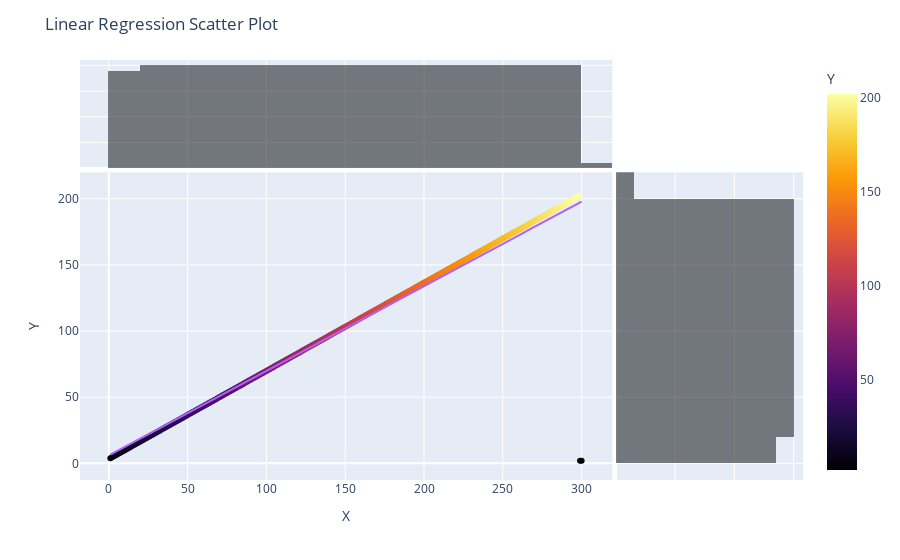

Here is the notebook cell this chart was saved with:
### Code cell
# This is the code for me to create a fully interactive vizualization in plotly.express

fig = px.scatter(df,
                 x = 'X',
                 y='Y',
                 color='Y',
                 color_continuous_scale=px.colors.sequential.Inferno,
                 trendline='ols', 
                 marginal_x='histogram',
                 marginal_y='histogram')
fig.update_layout(title='Linear Regression Scatter Plot',
                  xaxis_title='X',
                  yaxis_title='Y')
fig.show()

### Figure 1 — Plotly figure (JSON) as saved in the notebook; plotly's stock layout.template omitted (floating-point values rounded to 4 significant figures; data arrays with more than 128 entries replaced by an {"elided": "..."} marker saying what was removed)
{"data": [{"hovertemplate": "X=%{x}<br>Y=%{marker.color}<extra></extra>", "legendgroup": "", "marker": {"color": {"elided": "300 float values"}, "coloraxis": "coloraxis", "symbol": "circle"}, "mode": "markers", "name": "", "orientation": "v", "showlegend": false, "type": "scatter", "x": {"elided": "300 int values"}, "xaxis": "x", "y": {"elided": "300 float values"}, "yaxis": "y"}, {"alignmentgroup": "True", "bingroup": "x", "hovertemplate": "X=%{x}<br>count=%{y}<extra></extra>", "legendgroup": "", "marker": {"color": "#000004"}, "name": "", "offsetgroup": "", "opacity": 0.5, "showlegend": false, "type": "histogram", "x": {"elided": "300 int values"}, "xaxis": "x3", "yaxis": "y3"}, {"alignmentgroup": "True", "bingroup": "y", "hovertemplate": "Y=%{y}<br>count=%{x}<extra></extra>", "legendgroup": "", "marker": {"color": "#000004"}, "name": "", "offsetgroup": "", "opacity": 0.5, "showlegend": false, "type": "histogram", "xaxis": "x2", "y": {"elided": "300 float values"}, "yaxis": "y2"}, {"hovertemplate": "<b>OLS trendline</b><br>Y = 0.640045 * X + 5.8888<br>R<sup>2</sup>=0.921362<br><br>X=%{x}<br>Y=%{y} <b>(trend)</b><extra></extra>", "legendgroup": "", "marker": {"symbol": "circle"}, "mode": "lines", "name": "", "showlegend": false, "type": "scatter", "x": {"elided": "300 int values"}, "xaxis": "x", "y": {"elided": "300 float values"}, "yaxis": "y"}], "layout": {"barmode": "overlay", "coloraxis": {"colorbar": {"title": {"text": "Y"}}, "colorscale": [[0, "#000004"], [0.1111, "#1b0c41"], [0.2222, "#4a0c6b"], [0.3333, "#781c6d"], [0.4444, "#a52c60"], [0.5556, "#cf4446"], [0.6667, "#ed6925"], [0.7778, "#fb9b06"], [0.8889, "#f7d13d"], [1, "#fcffa4"]]}, "legend": {"tracegroupgap": 0}, "margin": {"t": 60}, "title": {"text": "Linear Regression Scatter Plot"}, "xaxis": {"anchor": "y", "domain": [0, 0.7363], "title": {"text": "X"}}, "xaxis2": {"anchor": "y2", "domain": [0.7413, 1], "matches": "x2", "showgrid": true, "showline": false, "showticklabels": false, "ticks": ""}, "xaxis3": {"anchor": "y3", "domain": [0, 0.7363], "matches": "x", "showgrid": true, "showticklabels": false}, "xaxis4": {"anchor": "y4", "domain": [0.7413, 1], "matches": "x2", "showgrid": true, "showline": false, "showticklabels": false, "ticks": ""}, "yaxis": {"anchor": "x", "domain": [0, 0.7326], "title": {"text": "Y"}}, "yaxis2": {"anchor": "x2", "domain": [0, 0.7326], "matches": "y", "showgrid": true, "showticklabels": false}, "yaxis3": {"anchor": "x3", "domain": [0.7426, 1], "matches": "y3", "showgrid": true, "showline": false, "showticklabels": false, "ticks": ""}, "yaxis4": {"anchor": "x4", "domain": [0.7426, 1], "matches": "y3", "showgrid": true, "showline": false, "showticklabels": false, "ticks": ""}}}
